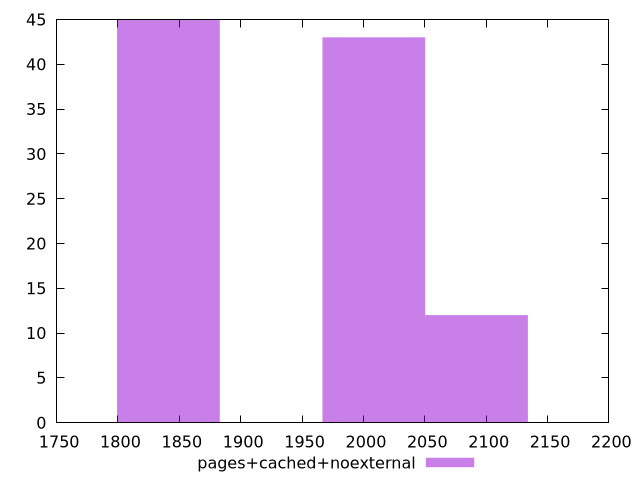

Write gnuplot code to recreate this figure.
$_pagesCachedNoexternal <<EOF
1841.098286907206 45
2008.4708584442246 43
2092.1571442127342 12
EOF
set key outside below
set terminal pngcairo
set output "report_00006_2020-11-02T20-21-41.718Z/metrics/pages+cached+noexternal//raw_hist.png"
set yrange [0:45]
set boxwidth 83.68628576850936
set style fill transparent solid 0.5 noborder
plot $_pagesCachedNoexternal title "pages+cached+noexternal" with boxes ,
